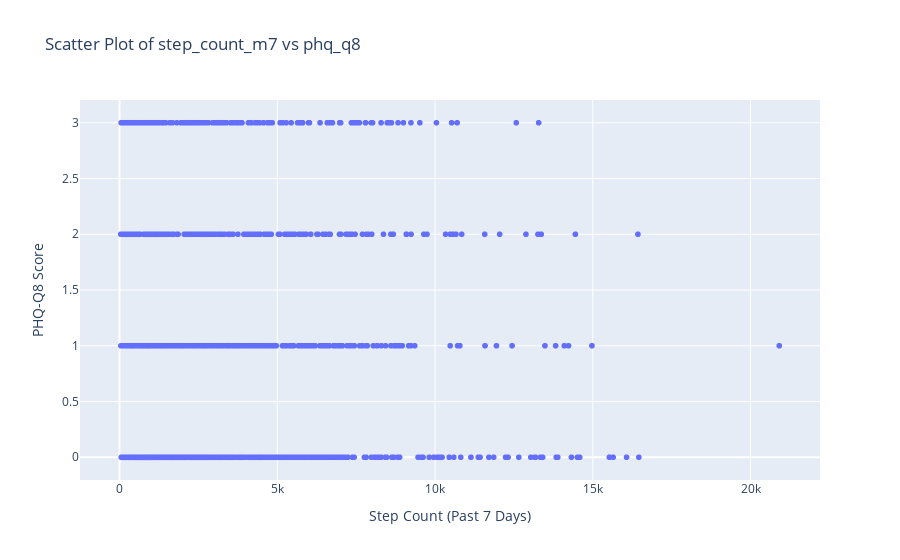

Notebook code cell kept with this figure:
### Markdown cell above
Pearson correlation coefficient between the step_count_m7 (step count in the past 7 days) and phq_q8 (score on the 8th question of the Patient Health Questionnaire, likely related to depression or mental health) is approximately 0.053.

Positive Correlation: The value is positive (0.053), which indicates a positive correlation. This means that, in general, as step_count_m7 increases, phq_q8 also tends to increase, and vice versa.

Weak Correlation: The correlation coefficient is close to 0. The closer the correlation is to 0, the weaker the linear relationship. A value of 0.053 is considered a very weak positive correlation.

A correlation of 0.053 suggests that there is a minimal positive linear relationship between step count and the phq_q8 score. Increasing step count has a very, very slight tendency to be associated with a slightly higher score on phq_q8, but the relationship is so weak that it's not practically meaningful on its own. You would not be able to reliably predict someone's phq_q8 score based on their step_count_m7 with this correlation.

### Code cell
import plotly.express as px


# Create the scatter plot using plotly express
fig = px.scatter(df, x='step_count_m7', y='phq_q8',
                 title='Scatter Plot of step_count_m7 vs phq_q8',
                 labels={'step_count_m7': 'Step Count (Past 7 Days)',
                         'phq_q8': 'PHQ-Q8 Score'})  # Adding labels for clarity
fig.show()

### Figure 1 — Plotly figure (JSON) as saved in the notebook; plotly's stock layout.template omitted (floating-point values rounded to 4 significant figures; data arrays with more than 128 entries replaced by an {"elided": "..."} marker saying what was removed)
{"data": [{"hovertemplate": "Step Count (Past 7 Days)=%{x}<br>PHQ-Q8 Score=%{y}<extra></extra>", "legendgroup": "", "marker": {"color": "#636efa", "symbol": "circle"}, "mode": "markers", "name": "", "showlegend": false, "type": "scattergl", "x": {"elided": "2924 float values"}, "xaxis": "x", "y": {"elided": "2924 int values"}, "yaxis": "y"}], "layout": {"legend": {"tracegroupgap": 0}, "title": {"text": "Scatter Plot of step_count_m7 vs phq_q8"}, "xaxis": {"anchor": "y", "domain": [0, 1], "title": {"text": "Step Count (Past 7 Days)"}}, "yaxis": {"anchor": "x", "domain": [0, 1], "title": {"text": "PHQ-Q8 Score"}}}}
